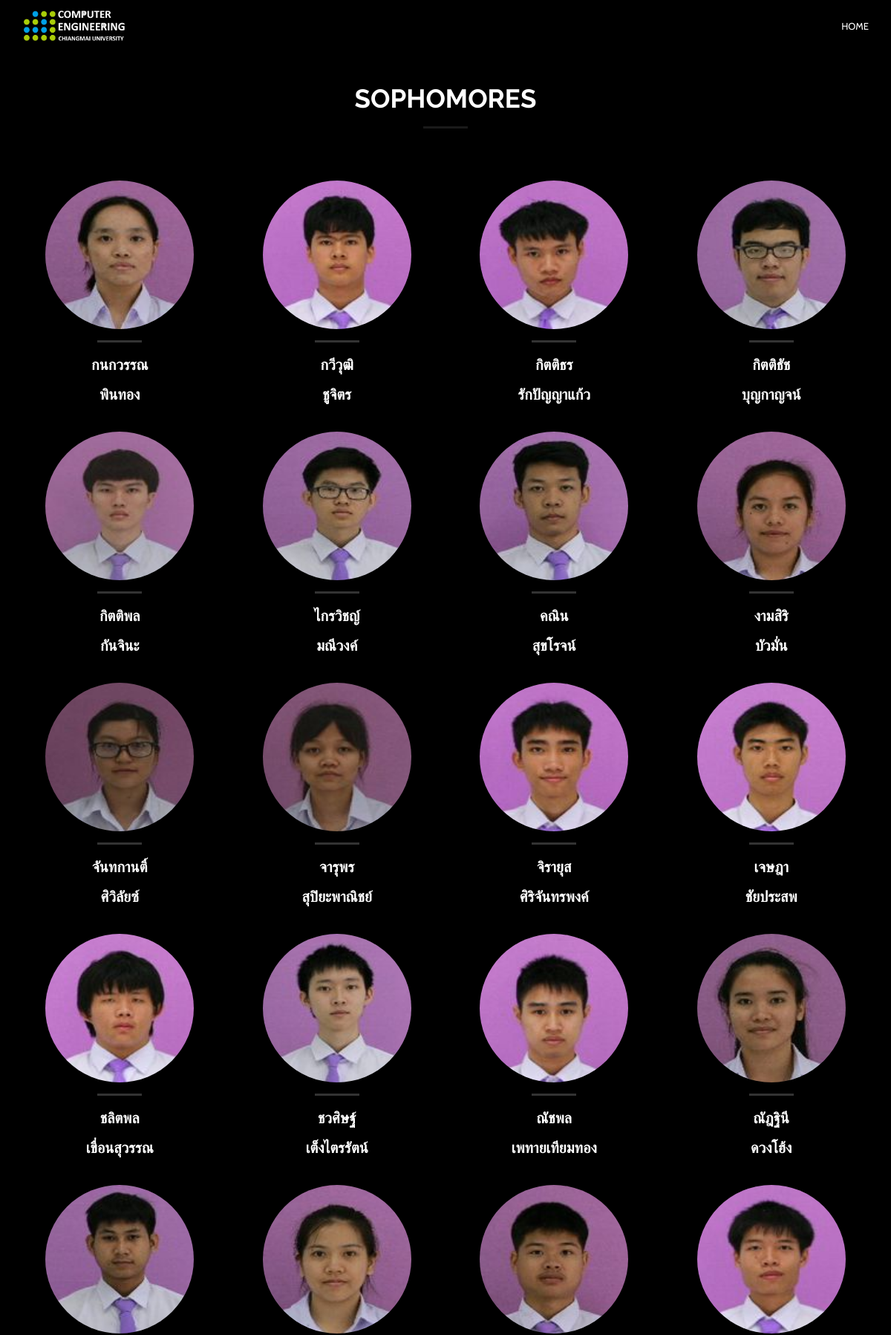
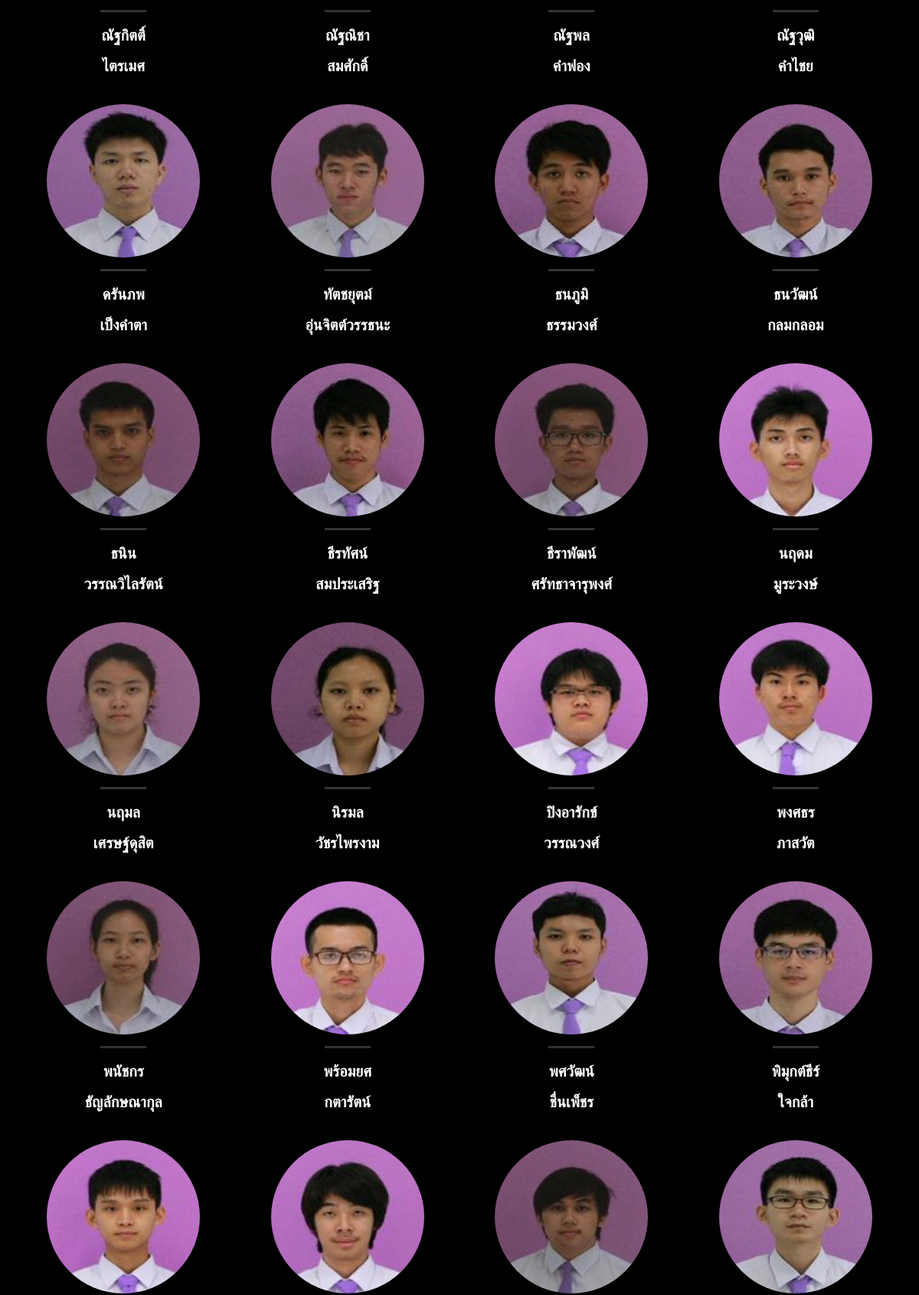
Screenshot of /sophomore/sophomore.php (upper part) with the database file from the repository (2 pictures, top to bottom).
### tables this page shows
CREATE TABLE `sophomore` (
  `id` int(11) NOT NULL,
  `student_id` int(9) NOT NULL,
  `firstname` varchar(20) NOT NULL,
  `lastname` varchar(20) NOT NULL,
  `nickname` varchar(20) NOT NULL,
  `school` varchar(50) NOT NULL,
  `entrance` varchar(20) NOT NULL,
  `img` text NOT NULL
);

### sophomore/sophomore.php (the view, shortened to what this page needs)
<!DOCTYPE html>
<html lang="en">
    <head>
        <link href="../bootstrap/css/bootstrap.min.css" rel="stylesheet">
        <link href="../font-awesome/css/font-awesome.min.css" rel="stylesheet">
        <link href="../css/flexslider.css" rel="stylesheet" type="text/css" media="screen">
        <link href="../css/owl.carousel.css" rel="stylesheet" type="text/css" media="screen">
        <link href="../css/owl.theme.css" rel="stylesheet" type="text/css" media="screen">
        <link rel="stylesheet" type="text/css" href="../css/jquery-ui.min.css" media="screen">
        <link href="../lightbox2/dist/css/lightbox.css" rel="stylesheet">
        <link href="../css/restaurant-onepage-dark.css" rel="stylesheet" type="text/css" media="screen">
        <nav class="navbar navbar-inverse navbar-fixed-top">
            <div class="container">
                <div class="navbar-header">
                    <a href="#"><img src="../img/logo.png" alt = "img" width = "140"></a>
                </div>
                <div id="navbar" class="navbar-collapse collapse">
                    <ul class="nav navbar-nav scroll-to navbar-right">
                        <li><a href="../index.html">Home</a></li>
                    </ul>
                </div>
            </div>
        </nav>
            <?php
            $servername = "localhost";
            $username = "root";
            $password = "";
            $dbname = "group6";
            $conn = new mysqli($servername, $username, $password,$dbname);
            mysqli_set_charset($conn, "utf8");
            $sql = "SELECT * FROM sophomore";
            $result = $conn->query($sql);
            ?>
        <section id="sophomore" class="about-section">
            <div class="container">
                <div class="row">
                    <div class="col-sm-6 col-sm-offset-3 center-title text-center">
                        <h3><br>Sophomores</h3>
                        <span class="center-line"></span>
                    </div>
                </div>
                <div class="row">
                 <?php while($row = $result->fetch_assoc()): ?>
                    <div class="col-md-3 col-sm-6 text-center">
                        <div class="img-service-box">
                            <a href="sophomore_display.php?id=<?=$row["id"]?>"><img src="<?=$row["img"]?>" width="200" height="200" class="img-circle " alt="">
                            <span class="center-line"></span>
                            <h3><?=$row["firstname"]?></h3>
                            <h3><?=$row["lastname"]?></h3>
                        </div>
                    </div>
                <?php endwhile; ?>
    </body>
</html

### css/restaurant-onepage-dark.css (style rules this page uses)
html, body { height: 100%; }
a { color: #f2b84b; }
a, button { -moz-transition: all 0.3s; -o-transition: all 0.3s; -webkit-transition: all 0.3s; transition: all 0.3s; border: 0px; background-color: transparent; }
a, a:hover, a:focus, button, button:focus { text-decoration: none; outline: 0 !important; }
h1, h1, h3, h4, h5, h6 { margin-top: 0px; color: #fff; }
.center-title { margin-bottom: 50px; }
.center-title h3 { text-transform: uppercase; font-weight: 700; margin: 0px; font-size: 35px; line-height: 35px; font-family: "Raleway", sans-serif; }
.center-title .center-line { display: block; margin: 20px auto; height: 3px; text-align: center; width: 60px; background-color: rgba(255, 255, 255, 0.1); }
.center-line { display: block; margin: 10px auto; height: 3px; text-align: center; width: 60px; background-color: rgba(255, 255, 255, 0.2); }
.navbar-inverse { background-color: rgba(0, 0, 0, 0.5); border: 0px; padding: 10px 0; -moz-transition: all 0.5s ease-in-out; -o-transition: all 0.5s ease-in-out; -webkit-transition: all 0.5s ease-in-out; transition: all 0.5s ease-in-out; }
.navbar-inverse .navbar-nav > li > a { color: #fff; text-transform: uppercase; font-size: 13px; }
.about-section { padding-top: 80px; padding-bottom: 50px; background-color: #000000; }
.img-service-box { margin-bottom: 30px; }
.img-service-box img { margin-bottom: 5px; }
.img-service-box h3 { font-size: 20px; font-weight: 700; line-height: 40px; margin: 0px; }
* { padding: 0; margin: 0; }
* { word-wrap: break-word; }

### rows the page displays
sophomore: img (picture), firstname "กนกวรรณ", lastname "พินทอง"
sophomore: img (picture), firstname "กวีวุฒิ", lastname "ชูจิตร"
sophomore: img (picture), firstname "กิตติธร", lastname "รักปัญญาแก้ว"
sophomore: img (picture), firstname "กิตติธัช", lastname "บุญกาญจน์"
sophomore: img (picture), firstname "กิตติพล", lastname "กันจินะ"
sophomore: img (picture), firstname "ไกรวิชญ์", lastname "มณีวงค์"
sophomore: img (picture), firstname "คณิน", lastname "สุขโรจน์"
sophomore: img (picture), firstname "งามสิริ", lastname "บัวมั่น"
sophomore: img (picture), firstname "จันทกานติ์", lastname "ศิวิลัยซ์"
sophomore: img (picture), firstname "จารุพร", lastname "สุปิยะพาณิชย์"
sophomore: img (picture), firstname "จิรายุส", lastname "ศิริจันทรพงค์"
sophomore: img (picture), firstname "เจษฎา", lastname "ชัยประสพ"
sophomore: img (picture), firstname "ชลิตพล", lastname "เขื่อนสุวรรณ"
sophomore: img (picture), firstname "ชวศิษฐ์", lastname "เต็งไตรรัตน์"
sophomore: img (picture), firstname "ณัชพล", lastname "เพทายเทียมทอง"
sophomore: img (picture), firstname "ณัฎฐินี", lastname "ดวงโฮ้ง"
sophomore: img (picture), firstname "ณัฐกิตติ์", lastname "ไตรเมศ"
sophomore: img (picture), firstname "ณัฐณิชา", lastname "สมศักดิ์"
sophomore: img (picture), firstname "ณัฐพล", lastname "คำฟอง"
sophomore: img (picture), firstname "ณัฐวุฒิ", lastname "คำไชย"
sophomore: img (picture), firstname "ดรันภพ", lastname "เป็งคำตา"
sophomore: img (picture), firstname "ทัตชยุตม์", lastname "อุ่นจิตต์วรรธนะ"
sophomore: img (picture), firstname "ธนภูมิ", lastname "ธรรมวงศ์"
sophomore: img (picture), firstname "ธนวัฒน์", lastname "กลมกลอม"
sophomore: img (picture), firstname "ธนิน", lastname "วรรณวิไลรัตน์"
sophomore: img (picture), firstname "ธีรทัศน์", lastname "สมประเสริฐ"
sophomore: img (picture), firstname "ธีราพัฒน์", lastname "ศรัทธาจารุพงศ์"
sophomore: img (picture), firstname "นฤดม", lastname "มูระวงษ์"
sophomore: img (picture), firstname "นฤมล", lastname "เศรษฐ์ดุสิต"
sophomore: img (picture), firstname "นิรมล", lastname "วัชรไพรงาม"
sophomore: img (picture), firstname "ปิงอารักข์", lastname "วรรณวงศ์"
sophomore: img (picture), firstname "พงศธร", lastname "ภาสวัต"
sophomore: img (picture), firstname "พนัชกร", lastname "ธัญลักษณากุล"
sophomore: img (picture), firstname "พร้อมยศ", lastname "กตารัตน์"
sophomore: img (picture), firstname "พศวัฒน์", lastname "ชื่นเพ็ชร"
sophomore: img (picture), firstname "พิมุกต์ธีร์", lastname "ใจกล้า"
sophomore: img (picture)
sophomore: img (picture)
sophomore: img (picture)
sophomore: img (picture)
